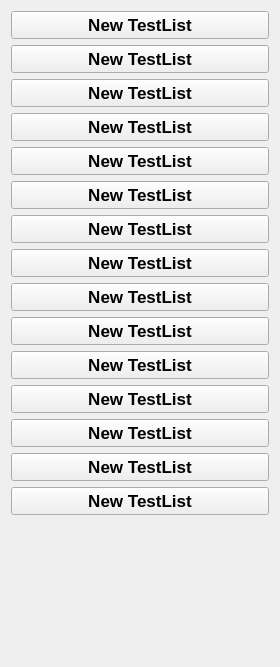
               <widget class="QWidget" name="scrollAreaWidgetContents">
                <property name="geometry">
                 <rect>
                  <x>0</x>
                  <y>0</y>
                  <width>280</width>
                  <height>667</height>
                 </rect>
                </property>
                <layout class="QVBoxLayout" name="verticalLayout_7">
                 <item>
                  <widget class="QPushButton" name="n1">
                   <property name="minimumSize">
                    <size>
                     <width>0</width>
                     <height>0</height>
                    </size>
                   </property>
                   <property name="maximumSize">
                    <size>
                     <width>6000</width>
                     <height>50</height>
                    </size>
                   </property>
                   <property name="font">
                    <font>
                     <pointsize>13</pointsize>
                     <weight>75</weight>
                     <bold>true</bold>
                    </font>
                   </property>
                   <property name="styleSheet">
                    <string notr="true"/>
                   </property>
                   <property name="text">
                    <string>New TestList</string>
                   </property>
                   <property name="iconSize">
                    <size>
                     <width>40</width>
                     <height>40</height>
                    </size>
                   </property>
                   <property name="checked">
                    <bool>false</bool>
                   </property>
                   <property name="autoExclusive">
                    <bool>false</bool>
                   </property>
                  </widget>
                 </item>
                 <item>
                  <widget class="QPushButton" name="n2">
                   <property name="minimumSize">
                    <size>
                     <width>0</width>
                     <height>0</height>
                    </size>
                   </property>
                   <property name="maximumSize">
                    <size>
                     <width>6000</width>
                     <height>50</height>
                    </size>
                   </property>
                   <property name="font">
                    <font>
                     <pointsize>13</pointsize>
                     <weight>75</weight>
                     <bold>true</bold>
                    </font>
                   </property>
                   <property name="styleSheet">
                    <string notr="true"/>
                   </property>
                   <property name="text">
                    <string>New TestList</string>
                   </property>
                   <property name="iconSize">
                    <size>
                     <width>40</width>
                     <height>40</height>
                    </size>
                   </property>
                  </widget>
                 </item>
                 <item>
                  <widget class="QPushButton" name="n3">
                   <property name="minimumSize">
                    <size>
                     <width>0</width>
                     <height>0</height>
                    </size>
                   </property>
                   <property name="maximumSize">
                    <size>
                     <width>6000</width>
                     <height>50</height>
                    </size>
                   </property>
                   <property name="font">
                    <font>
                     <pointsize>13</pointsize>
                     <weight>75</weight>
                     <bold>true</bold>
                    </font>
                   </property>
                   <property name="styleSheet">
                    <string notr="true"/>
                   </property>
                   <property name="text">
                    <string>New TestList</string>
                   </property>
                   <property name="iconSize">
                    <size>
                     <width>40</width>
                     <height>40</height>
                    </size>
                   </property>
                  </widget>
                 </item>
                 <item>
                  <widget class="QPushButton" name="n4">
                   <property name="minimumSize">
                    <size>
                     <width>0</width>
                     <height>0</height>
                    </size>
                   </property>
                   <property name="maximumSize">
                    <size>
                     <width>6000</width>
                     <height>50</height>
                    </size>
                   </property>
                   <property name="font">
                    <font>
                     <pointsize>13</pointsize>
                     <weight>75</weight>
                     <bold>true</bold>
                    </font>
                   </property>
                   <property name="styleSheet">
                    <string notr="true"/>
                   </property>
                   <property name="text">
                    <string>New TestList</string>
                   </property>
                   <property name="iconSize">
                    <size>
                     <width>40</width>
                     <height>40</height>
                    </size>
                   </property>
                  </widget>
                 </item>
                 <item>
                  <widget class="QPushButton" name="n5">
                   <property name="minimumSize">
                    <size>
                     <width>0</width>
                     <height>0</height>
                    </size>
                   </property>
                   <property name="maximumSize">
                    <size>
                     <width>6000</width>
                     <height>50</height>
                    </size>
                   </property>
                   <property name="font">
                    <font>
                     <pointsize>13</pointsize>
                     <weight>75</weight>
                     <bold>true</bold>
                    </font>
                   </property>
                   <property name="styleSheet">
                    <string notr="true"/>
                   </property>
                   <property name="text">
                    <string>New TestList</string>
                   </property>
                   <property name="iconSize">
                    <size>
                     <width>40</width>
                     <height>40</height>
                    </size>
                   </property>
                  </widget>
                 </item>
                 <item>
                  <widget class="QPushButton" name="n6">
                   <property name="minimumSize">
                    <size>
                     <width>0</width>
                     <height>0</height>
                    </size>
                   </property>
                   <property name="maximumSize">
                    <size>
                     <width>6000</width>
                     <height>50</height>
                    </size>
                   </property>
                   <property name="font">
                    <font>
                     <pointsize>13</pointsize>
                     <weight>75</weight>
                     <bold>true</bold>
                    </font>
                   </property>
                   <property name="styleSheet">
                    <string notr="true"/>
                   </property>
                   <property name="text">
                    <string>New TestList</string>
                   </property>
                   <property name="iconSize">
                    <size>
                     <width>40</width>
                     <height>40</height>
                    </size>
                   </property>
                  </widget>
                 </item>
                 <item>
                  <widget class="QPushButton" name="n7">
                   <property name="minimumSize">
                    <size>
                     <width>0</width>
                     <height>0</height>
                    </size>
                   </property>
                   <property name="maximumSize">
                    <size>
                     <width>6000</width>
                     <height>50</height>
                    </size>
                   </property>
                   <property name="font">
                    <font>
                     <pointsize>13</pointsize>
                     <weight>75</weight>
                     <bold>true</bold>
                    </font>
                   </property>
                   <property name="styleSheet">
                    <string notr="true"/>
                   </property>
                   <property name="text">
                    <string>New TestList</string>
                   </property>
                   <property name="iconSize">
                    <size>
                     <width>40</width>
                     <height>40</height>
                    </size>
                   </property>
                  </widget>
                 </item>
                 <item>
                  <widget class="QPushButton" name="n8">
                   <property name="minimumSize">
                    <size>
                     <width>0</width>
                     <height>0</height>
                    </size>
                   </property>
                   <property name="maximumSize">
                    <size>
                     <width>6000</width>
                     <height>50</height>
                    </size>
                   </property>
                   <property name="font">
                    <font>
                     <pointsize>13</pointsize>
                     <weight>75</weight>
                     <bold>true</bold>
                    </font>
                   </property>
                   <property name="styleSheet">
                    <string notr="true"/>
                   </property>
                   <property name="text">
                    <string>New TestList</string>
                   </property>
                   <property name="iconSize">
                    <size>
                     <width>40</width>
                     <height>40</height>
                    </size>
                   </property>
                  </widget>
                 </item>
                 <item>
                  <widget class="QPushButton" name="n9">
                   <property name="minimumSize">
                    <size>
                     <width>0</width>
                     <height>0</height>
                    </size>
                   </property>
                   <property name="maximumSize">
                    <size>
                     <width>6000</width>
                     <height>50</height>
                    </size>
                   </property>
                   <property name="font">
                    <font>
                     <pointsize>13</pointsize>
                     <weight>75</weight>
                     <bold>true</bold>
                    </font>
                   </property>
                   <property name="styleSheet">
                    <string notr="true"/>
                   </property>
                   <property name="text">
                    <string>New TestList</string>
                   </property>
                   <property name="iconSize">
                    <size>
                     <width>40</width>
                     <height>40</height>
                    </size>
                   </property>
                  </widget>
                 </item>
                 <item>
                  <widget class="QPushButton" name="n10">
                   <property name="minimumSize">
                    <size>
                     <width>0</width>
                     <height>0</height>
                    </size>
                   </property>
                   <property name="maximumSize">
                    <size>
                     <width>6000</width>
                     <height>50</height>
                    </size>
                   </property>
                   <property name="font">
                    <font>
                     <pointsize>13</pointsize>
                     <weight>75</weight>
                     <bold>true</bold>
                    </font>
                   </property>
                   <property name="styleSheet">
                    <string notr="true"/>
                   </property>
                   <property name="text">
                    <string>New TestList</string>
                   </property>
                   <property name="iconSize">
                    <size>
                     <width>40</width>
                     <height>40</height>
                    </size>
                   </property>
                  </widget>
                 </item>
                 <item>
                  <widget class="QPushButton" name="n11">
                   <property name="minimumSize">
                    <size>
                     <width>0</width>
                     <height>0</height>
                    </size>
                   </property>
                   <property name="maximumSize">
                    <size>
                     <width>6000</width>
                     <height>50</height>
                    </size>
                   </property>
                   <property name="font">
                    <font>
                     <pointsize>13</pointsize>
                     <weight>75</weight>
                     <bold>true</bold>
                    </font>
                   </property>
                   <property name="styleSheet">
                    <string notr="true"/>
                   </property>
                   <property name="text">
                    <string>New TestList</string>
                   </property>
                   <property name="iconSize">
                    <size>
                     <width>40</width>
                     <height>40</height>
                    </size>
                   </property>
                  </widget>
                 </item>
                 <item>
                  <widget class="QPushButton" name="n12">
                   <property name="minimumSize">
                    <size>
                     <width>0</width>
                     <height>0</height>
                    </size>
                   </property>
                   <property name="maximumSize">
                    <size>
                     <width>6000</width>
                     <height>50</height>
                    </size>
                   </property>
                   <property name="font">
                    <font>
                     <pointsize>13</pointsize>
                     <weight>75</weight>
                     <bold>true</bold>
                    </font>
                   </property>
                   <property name="styleSheet">
                    <string notr="true"/>
                   </property>
                   <property name="text">
                    <string>New TestList</string>
                   </property>
                   <property name="iconSize">
                    <size>
                     <width>40</width>
                     <height>40</height>
                    </size>
                   </property>
                  </widget>
                 </item>
                 <item>
                  <widget class="QPushButton" name="n13">
                   <property name="minimumSize">
                    <size>
                     <width>0</width>
                     <height>0</height>
                    </size>
                   </property>
                   <property name="maximumSize">
                    <size>
                     <width>6000</width>
                     <height>50</height>
                    </size>
                   </property>
                   <property name="font">
                    <font>
                     <pointsize>13</pointsize>
                     <weight>75</weight>
                     <bold>true</bold>
                    </font>
                   </property>
                   <property name="styleSheet">
                    <string notr="true"/>
                   </property>
                   <property name="text">
                    <string>New TestList</string>
                   </property>
                   <property name="iconSize">
                    <size>
                     <width>40</width>
                     <height>40</height>
                    </size>
                   </property>
                  </widget>
                 </item>
                 <item>
                  <widget class="QPushButton" name="n14">
                   <property name="minimumSize">
                    <size>
                     <width>0</width>
                     <height>0</height>
                    </size>
                   </property>
                   <property name="maximumSize">
                    <size>
                     <width>6000</width>
                     <height>50</height>
                    </size>
                   </property>
                   <property name="font">
                    <font>
                     <pointsize>13</pointsize>
                     <weight>75</weight>
                     <bold>true</bold>
                    </font>
                   </property>
                   <property name="styleSheet">
                    <string notr="true"/>
                   </property>
                   <property name="text">
                    <string>New TestList</string>
                   </property>
                   <property name="iconSize">
                    <size>
                     <width>40</width>
                     <height>40</height>
                    </size>
                   </property>
                  </widget>
                 </item>
                 <item>
                  <widget class="QPushButton" name="n15">
                   <property name="minimumSize">
                    <size>
                     <width>0</width>
                     <height>0</height>
                    </size>
                   </property>
                   <property name="maximumSize">
                    <size>
                     <width>6000</width>
                     <height>50</height>
                    </size>
                   </property>
                   <property name="font">
                    <font>
                     <pointsize>13</pointsize>
                     <weight>75</weight>
                     <bold>true</bold>
                    </font>
                   </property>
                   <property name="styleSheet">
                    <string notr="true"/>
                   </property>
                   <property name="text">
                    <string>New TestList</string>
                   </property>
                   <property name="iconSize">
                    <size>
                     <width>40</width>
                     <height>40</height>
                    </size>
                   </property>
                  </widget>
                 </item>
                 <item>
                  <spacer name="verticalSpacer">
                   <property name="orientation">
                    <enum>Qt::Vertical</enum>
                   </property>
                   <property name="sizeHint" stdset="0">
                    <size>
                     <width>20</width>
                     <height>40</height>
                    </size>
                   </property>
                  </spacer>
                 </item>
                </layout>
               </widget>
